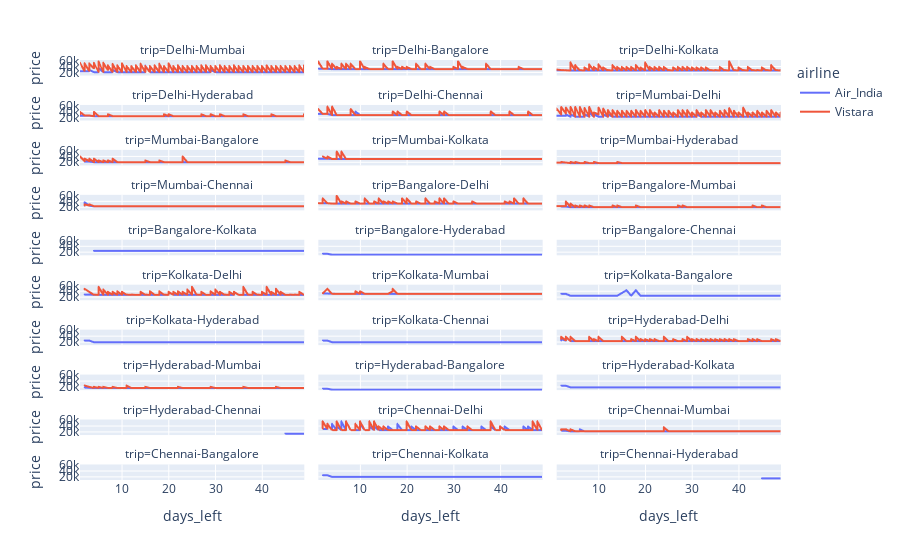

The cell this chart's notebook holds for it:
### Code cell
px.line(busi,
        x= 'days_left',
        y= 'price',
        color= 'airline',
        facet_col='trip',
        facet_col_wrap= 3,
        )
